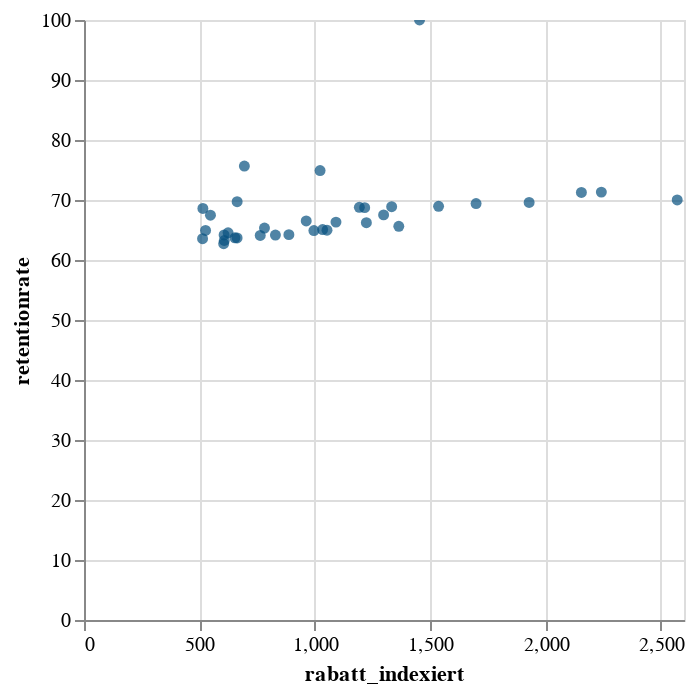

The code cell stored with this chart in its notebook:
### Markdown cell above
Die rechten Ausreißer stammen ausschließlich aus der Kohorte 202410. Die Kohorte beansprucht den meisten Rabatt. Damit ein möglicher Zusammenhang nicht nur durch die oberen Ausreißer erscheint, wird sich der Scatterplot nochmal nur für diese Kohorte und einmal für alle ohne diese Kohorte angeschaut.

### Code cell
data_201410 = data[data['kohorte'] == '201410']

alt.Chart(data_201410).mark_circle(color=color1).encode(
    x = alt.X(x_label),
    y = alt.Y(y_label),
    tooltip = ['kohorte', 'monat']
).interactive()

### Figure 1 — Vega-Lite specification as saved in the notebook (floating-point values rounded to 4 significant figures)
{"config": {"view": {"continuousWidth": 300, "continuousHeight": 300}}, "data": {"name": "data-cffa6c711abe747970ca5883f496d87b"}, "mark": {"type": "circle", "color": "#06507F"}, "encoding": {"tooltip": [{"field": "kohorte", "type": "nominal"}, {"field": "monat", "type": "nominal"}], "x": {"field": "rabatt_indexiert", "type": "quantitative"}, "y": {"field": "retentionrate", "type": "quantitative"}}, "params": [{"name": "param_595", "select": {"type": "interval", "encodings": ["x", "y"]}, "bind": "scales"}], "$schema": "https://vega.github.io/schema/vega-lite/v5.20.1.json", "datasets": {"data-cffa6c711abe747970ca5883f496d87b": [{"monate_seit_einfuehrung_programm_kohorte": "0", "monat": "201410", "monat_jahr": "2014", "monat_monat": "10", "monat_jahreszeit": "Herbst", "kohorte": "201410", "kohorte_jahr": "2014", "kohorte_monat": "10", "kohorte_jahreszeit": "Herbst", "erster_monat_kohorte_fg": true, "monate_seit_existenz_kohorte": "0", "kohortengroesse_indexiert": 375.1, "identifizierte_kunden_indexiert": 375.1, "rabatt_indexiert": 1454.0, "retentionrate": 100.0}, {"monate_seit_einfuehrung_programm_kohorte": "0", "monat": "201411", "monat_jahr": "2014", "monat_monat": "11", "monat_jahreszeit": "Herbst", "kohorte": "201410", "kohorte_jahr": "2014", "kohorte_monat": "10", "kohorte_jahreszeit": "Herbst", "erster_monat_kohorte_fg": false, "monate_seit_existenz_kohorte": "1", "kohortengroesse_indexiert": 375.1, "identifizierte_kunden_indexiert": 283.8, "rabatt_indexiert": 695.0, "retentionrate": 75.66}, {"monate_seit_einfuehrung_programm_kohorte": "0", "monat": "201412", "monat_jahr": "2014", "monat_monat": "12", "monat_jahreszeit": "Winter", "kohorte": "201410", "kohorte_jahr": "2014", "kohorte_monat": "10", "kohorte_jahreszeit": "Herbst", "erster_monat_kohorte_fg": false, "monate_seit_existenz_kohorte": "2", "kohortengroesse_indexiert": 375.1, "identifizierte_kunden_indexiert": 281.0, "rabatt_indexiert": 1023.0, "retentionrate": 74.91}, {"monate_seit_einfuehrung_programm_kohorte": "0", "monat": "201501", "monat_jahr": "2015", "monat_monat": "1", "monat_jahreszeit": "Winter", "kohorte": "201410", "kohorte_jahr": "2014", "kohorte_monat": "10", "kohorte_jahreszeit": "Herbst", "erster_monat_kohorte_fg": false, "monate_seit_existenz_kohorte": "3", "kohortengroesse_indexiert": 375.1, "identifizierte_kunden_indexiert": 261.5, "rabatt_indexiert": 663.6, "retentionrate": 69.72}, {"monate_seit_einfuehrung_programm_kohorte": "0", "monat": "201502", "monat_jahr": "2015", "monat_monat": "2", "monat_jahreszeit": "Winter", "kohorte": "201410", "kohorte_jahr": "2014", "kohorte_monat": "10", "kohorte_jahreszeit": "Herbst", "erster_monat_kohorte_fg": false, "monate_seit_existenz_kohorte": "4", "kohortengroesse_indexiert": 375.1, "identifizierte_kunden_indexiert": 257.3, "rabatt_indexiert": 515.1, "retentionrate": 68.59}, {"monate_seit_einfuehrung_programm_kohorte": "0", "monat": "201503", "monat_jahr": "2015", "monat_monat": "3", "monat_jahreszeit": "Frühling", "kohorte": "201410", "kohorte_jahr": "2014", "kohorte_monat": "10", "kohorte_jahreszeit": "Herbst", "erster_monat_kohorte_fg": false, "monate_seit_existenz_kohorte": "5", "kohortengroesse_indexiert": 375.1, "identifizierte_kunden_indexiert": 253.1, "rabatt_indexiert": 548.0, "retentionrate": 67.47}, {"monate_seit_einfuehrung_programm_kohorte": "0", "monat": "201504", "monat_jahr": "2015", "monat_monat": "4", "monat_jahreszeit": "Frühling", "kohorte": "201410", "kohorte_jahr": "2014", "kohorte_monat": "10", "kohorte_jahreszeit": "Herbst", "erster_monat_kohorte_fg": false, "monate_seit_existenz_kohorte": "6", "kohortengroesse_indexiert": 375.1, "identifizierte_kunden_indexiert": 238.4, "rabatt_indexiert": 513.8, "retentionrate": 63.54}, {"monate_seit_einfuehrung_programm_kohorte": "0", "monat": "201505", "monat_jahr": "2015", "monat_monat": "5", "monat_jahreszeit": "Frühling", "kohorte": "201410", "kohorte_jahr": "2014", "kohorte_monat": "10", "kohorte_jahreszeit": "Herbst", "erster_monat_kohorte_fg": false, "monate_seit_existenz_kohorte": "7", "kohortengroesse_indexiert": 375.1, "identifizierte_kunden_indexiert": 240.7, "rabatt_indexiert": 607.1, "retentionrate": 64.17}, {"monate_seit_einfuehrung_programm_kohorte": "0", "monat": "201506", "monat_jahr": "2015", "monat_monat": "6", "monat_jahreszeit": "Sommer", "kohorte": "201410", "kohorte_jahr": "2014", "kohorte_monat": "10", "kohorte_jahreszeit": "Herbst", "erster_monat_kohorte_fg": false, "monate_seit_existenz_kohorte": "8", "kohortengroesse_indexiert": 375.1, "identifizierte_kunden_indexiert": 240.7, "rabatt_indexiert": 829.5, "retentionrate": 64.16}, {"monate_seit_einfuehrung_programm_kohorte": "0", "monat": "201507", "monat_jahr": "2015", "monat_monat": "7", "monat_jahreszeit": "Sommer", "kohorte": "201410", "kohorte_jahr": "2014", "kohorte_monat": "10", "kohorte_jahreszeit": "Herbst", "erster_monat_kohorte_fg": false, "monate_seit_existenz_kohorte": "9", "kohortengroesse_indexiert": 375.1, "identifizierte_kunden_indexiert": 240.4, "rabatt_indexiert": 763.7, "retentionrate": 64.09}, {"monate_seit_einfuehrung_programm_kohorte": "0", "monat": "201508", "monat_jahr": "2015", "monat_monat": "8", "monat_jahreszeit": "Sommer", "kohorte": "201410", "kohorte_jahr": "2014", "kohorte_monat": "10", "kohorte_jahreszeit": "Herbst", "erster_monat_kohorte_fg": false, "monate_seit_existenz_kohorte": "10", "kohortengroesse_indexiert": 375.1, "identifizierte_kunden_indexiert": 237.3, "rabatt_indexiert": 607.9, "retentionrate": 63.25}, {"monate_seit_einfuehrung_programm_kohorte": "0", "monat": "201509", "monat_jahr": "2015", "monat_monat": "9", "monat_jahreszeit": "Herbst", "kohorte": "201410", "kohorte_jahr": "2014", "kohorte_monat": "10", "kohorte_jahreszeit": "Herbst", "erster_monat_kohorte_fg": false, "monate_seit_existenz_kohorte": "11", "kohortengroesse_indexiert": 375.1, "identifizierte_kunden_indexiert": 243.6, "rabatt_indexiert": 526.7, "retentionrate": 64.92}, {"monate_seit_einfuehrung_programm_kohorte": "0", "monat": "201510", "monat_jahr": "2015", "monat_monat": "10", "monat_jahreszeit": "Herbst", "kohorte": "201410", "kohorte_jahr": "2014", "kohorte_monat": "10", "kohorte_jahreszeit": "Herbst", "erster_monat_kohorte_fg": false, "monate_seit_existenz_kohorte": "12", "kohortengroesse_indexiert": 375.1, "identifizierte_kunden_indexiert": 242.1, "rabatt_indexiert": 624.5, "retentionrate": 64.54}, {"monate_seit_einfuehrung_programm_kohorte": "0", "monat": "201511", "monat_jahr": "2015", "monat_monat": "11", "monat_jahreszeit": "Herbst", "kohorte": "201410", "kohorte_jahr": "2014", "kohorte_monat": "10", "kohorte_jahreszeit": "Herbst", "erster_monat_kohorte_fg": false, "monate_seit_existenz_kohorte": "13", "kohortengroesse_indexiert": 375.1, "identifizierte_kunden_indexiert": 235.3, "rabatt_indexiert": 605.2, "retentionrate": 62.72}, {"monate_seit_einfuehrung_programm_kohorte": "0", "monat": "201512", "monat_jahr": "2015", "monat_monat": "12", "monat_jahreszeit": "Winter", "kohorte": "201410", "kohorte_jahr": "2014", "kohorte_monat": "10", "kohorte_jahreszeit": "Herbst", "erster_monat_kohorte_fg": false, "monate_seit_existenz_kohorte": "14", "kohortengroesse_indexiert": 375.1, "identifizierte_kunden_indexiert": 238.9, "rabatt_indexiert": 654.0, "retentionrate": 63.69}, {"monate_seit_einfuehrung_programm_kohorte": "0", "monat": "201601", "monat_jahr": "2016", "monat_monat": "1", "monat_jahreszeit": "Winter", "kohorte": "201410", "kohorte_jahr": "2014", "kohorte_monat": "10", "kohorte_jahreszeit": "Herbst", "erster_monat_kohorte_fg": false, "monate_seit_existenz_kohorte": "15", "kohortengroesse_indexiert": 375.1, "identifizierte_kunden_indexiert": 238.8, "rabatt_indexiert": 663.5, "retentionrate": 63.67}, {"monate_seit_einfuehrung_programm_kohorte": "0", "monat": "201602", "monat_jahr": "2016", "monat_monat": "2", "monat_jahreszeit": "Winter", "kohorte": "201410", "kohorte_jahr": "2014", "kohorte_monat": "10", "kohorte_jahreszeit": "Herbst", "erster_monat_kohorte_fg": false, "monate_seit_existenz_kohorte": "16", "kohortengroesse_indexiert": 375.1, "identifizierte_kunden_indexiert": 240.9, "rabatt_indexiert": 887.8, "retentionrate": 64.23}, {"monate_seit_einfuehrung_programm_kohorte": "0", "monat": "201603", "monat_jahr": "2016", "monat_monat": "3", "monat_jahreszeit": "Frühling", "kohorte": "201410", "kohorte_jahr": "2014", "kohorte_monat": "10", "kohorte_jahreszeit": "Herbst", "erster_monat_kohorte_fg": false, "monate_seit_existenz_kohorte": "17", "kohortengroesse_indexiert": 375.1, "identifizierte_kunden_indexiert": 245.0, "rabatt_indexiert": 782.1, "retentionrate": 65.32}, {"monate_seit_einfuehrung_programm_kohorte": "0", "monat": "201604", "monat_jahr": "2016", "monat_monat": "4", "monat_jahreszeit": "Frühling", "kohorte": "201410", "kohorte_jahr": "2014", "kohorte_monat": "10", "kohorte_jahreszeit": "Herbst", "erster_monat_kohorte_fg": false, "monate_seit_existenz_kohorte": "18", "kohortengroesse_indexiert": 375.1, "identifizierte_kunden_indexiert": 244.1, "rabatt_indexiert": 1034.0, "retentionrate": 65.07}, {"monate_seit_einfuehrung_programm_kohorte": "0", "monat": "201605", "monat_jahr": "2016", "monat_monat": "5", "monat_jahreszeit": "Frühling", "kohorte": "201410", "kohorte_jahr": "2014", "kohorte_monat": "10", "kohorte_jahreszeit": "Herbst", "erster_monat_kohorte_fg": false, "monate_seit_existenz_kohorte": "19", "kohortengroesse_indexiert": 375.1, "identifizierte_kunden_indexiert": 243.5, "rabatt_indexiert": 996.3, "retentionrate": 64.91}, {"monate_seit_einfuehrung_programm_kohorte": "0", "monat": "201606", "monat_jahr": "2016", "monat_monat": "6", "monat_jahreszeit": "Sommer", "kohorte": "201410", "kohorte_jahr": "2014", "kohorte_monat": "10", "kohorte_jahreszeit": "Herbst", "erster_monat_kohorte_fg": false, "monate_seit_existenz_kohorte": "20", "kohortengroesse_indexiert": 375.1, "identifizierte_kunden_indexiert": 248.4, "rabatt_indexiert": 1224.0, "retentionrate": 66.21}, {"monate_seit_einfuehrung_programm_kohorte": "0", "monat": "201607", "monat_jahr": "2016", "monat_monat": "7", "monat_jahreszeit": "Sommer", "kohorte": "201410", "kohorte_jahr": "2014", "kohorte_monat": "10", "kohorte_jahreszeit": "Herbst", "erster_monat_kohorte_fg": false, "monate_seit_existenz_kohorte": "21", "kohortengroesse_indexiert": 375.1, "identifizierte_kunden_indexiert": 248.8, "rabatt_indexiert": 1092.0, "retentionrate": 66.31}, {"monate_seit_einfuehrung_programm_kohorte": "0", "monat": "201608", "monat_jahr": "2016", "monat_monat": "8", "monat_jahreszeit": "Sommer", "kohorte": "201410", "kohorte_jahr": "2014", "kohorte_monat": "10", "kohorte_jahreszeit": "Herbst", "erster_monat_kohorte_fg": false, "monate_seit_existenz_kohorte": "22", "kohortengroesse_indexiert": 375.1, "identifizierte_kunden_indexiert": 243.7, "rabatt_indexiert": 1053.0, "retentionrate": 64.97}, {"monate_seit_einfuehrung_programm_kohorte": "0", "monat": "201609", "monat_jahr": "2016", "monat_monat": "9", "monat_jahreszeit": "Herbst", "kohorte": "201410", "kohorte_jahr": "2014", "kohorte_monat": "10", "kohorte_jahreszeit": "Herbst", "erster_monat_kohorte_fg": false, "monate_seit_existenz_kohorte": "23", "kohortengroesse_indexiert": 375.1, "identifizierte_kunden_indexiert": 246.2, "rabatt_indexiert": 1364.0, "retentionrate": 65.62}, {"monate_seit_einfuehrung_programm_kohorte": "0", "monat": "201610", "monat_jahr": "2016", "monat_monat": "10", "monat_jahreszeit": "Herbst", "kohorte": "201410", "kohorte_jahr": "2014", "kohorte_monat": "10", "kohorte_jahreszeit": "Herbst", "erster_monat_kohorte_fg": false, "monate_seit_existenz_kohorte": "24", "kohortengroesse_indexiert": 375.1, "identifizierte_kunden_indexiert": 258.6, "rabatt_indexiert": 1536.0, "retentionrate": 68.95}, {"monate_seit_einfuehrung_programm_kohorte": "0", "monat": "201611", "monat_jahr": "2016", "monat_monat": "11", "monat_jahreszeit": "Herbst", "kohorte": "201410", "kohorte_jahr": "2014", "kohorte_monat": "10", "kohorte_jahreszeit": "Herbst", "erster_monat_kohorte_fg": false, "monate_seit_existenz_kohorte": "25", "kohortengroesse_indexiert": 375.1, "identifizierte_kunden_indexiert": 262.6, "rabatt_indexiert": 2571.0, "retentionrate": 70.01}, {"monate_seit_einfuehrung_programm_kohorte": "0", "monat": "201612", "monat_jahr": "2016", "monat_monat": "12", "monat_jahreszeit": "Winter", "kohorte": "201410", "kohorte_jahr": "2014", "kohorte_monat": "10", "kohorte_jahreszeit": "Herbst", "erster_monat_kohorte_fg": false, "monate_seit_existenz_kohorte": "26", "kohortengroesse_indexiert": 375.1, "identifizierte_kunden_indexiert": 267.3, "rabatt_indexiert": 2155.0, "retentionrate": 71.26}, {"monate_seit_einfuehrung_programm_kohorte": "0", "monat": "201701", "monat_jahr": "2017", "monat_monat": "1", "monat_jahreszeit": "Winter", "kohorte": "201410", "kohorte_jahr": "2014", "kohorte_monat": "10", "kohorte_jahreszeit": "Herbst", "erster_monat_kohorte_fg": false, "monate_seit_existenz_kohorte": "27", "kohortengroesse_indexiert": 375.1, "identifizierte_kunden_indexiert": 258.0, "rabatt_indexiert": 1193.0, "retentionrate": 68.78}, {"monate_seit_einfuehrung_programm_kohorte": "0", "monat": "201702", "monat_jahr": "2017", "monat_monat": "2", "monat_jahreszeit": "Winter", "kohorte": "201410", "kohorte_jahr": "2014", "kohorte_monat": "10", "kohorte_jahreszeit": "Herbst", "erster_monat_kohorte_fg": false, "monate_seit_existenz_kohorte": "28", "kohortengroesse_indexiert": 375.1, "identifizierte_kunden_indexiert": 261.0, "rabatt_indexiert": 1929.0, "retentionrate": 69.58}, {"monate_seit_einfuehrung_programm_kohorte": "0", "monat": "201703", "monat_jahr": "2017", "monat_monat": "3", "monat_jahreszeit": "Frühling", "kohorte": "201410", "kohorte_jahr": "2014", "kohorte_monat": "10", "kohorte_jahreszeit": "Herbst", "erster_monat_kohorte_fg": false, "monate_seit_existenz_kohorte": "29", "kohortengroesse_indexiert": 375.1, "identifizierte_kunden_indexiert": 267.5, "rabatt_indexiert": 2242.0, "retentionrate": 71.31}, {"monate_seit_einfuehrung_programm_kohorte": "0", "monat": "201704", "monat_jahr": "2017", "monat_monat": "4", "monat_jahreszeit": "Frühling", "kohorte": "201410", "kohorte_jahr": "2014", "kohorte_monat": "10", "kohorte_jahreszeit": "Herbst", "erster_monat_kohorte_fg": false, "monate_seit_existenz_kohorte": "30", "kohortengroesse_indexiert": 375.1, "identifizierte_kunden_indexiert": 260.4, "rabatt_indexiert": 1699.0, "retentionrate": 69.41}, {"monate_seit_einfuehrung_programm_kohorte": "0", "monat": "201705", "monat_jahr": "2017", "monat_monat": "5", "monat_jahreszeit": "Frühling", "kohorte": "201410", "kohorte_jahr": "2014", "kohorte_monat": "10", "kohorte_jahreszeit": "Herbst", "erster_monat_kohorte_fg": false, "monate_seit_existenz_kohorte": "31", "kohortengroesse_indexiert": 375.1, "identifizierte_kunden_indexiert": 257.8, "rabatt_indexiert": 1216.0, "retentionrate": 68.73}, {"monate_seit_einfuehrung_programm_kohorte": "0", "monat": "201706", "monat_jahr": "2017", "monat_monat": "6", "monat_jahreszeit": "Sommer", "kohorte": "201410", "kohorte_jahr": "2014", "kohorte_monat": "10", "kohorte_jahreszeit": "Herbst", "erster_monat_kohorte_fg": false, "monate_seit_existenz_kohorte": "32", "kohortengroesse_indexiert": 375.1, "identifizierte_kunden_indexiert": 258.4, "rabatt_indexiert": 1333.0, "retentionrate": 68.88}, {"monate_seit_einfuehrung_programm_kohorte": "0", "monat": "201707", "monat_jahr": "2017", "monat_monat": "7", "monat_jahreszeit": "Sommer", "kohorte": "201410", "kohorte_jahr": "2014", "kohorte_monat": "10", "kohorte_jahreszeit": "Herbst", "erster_monat_kohorte_fg": false, "monate_seit_existenz_kohorte": "33", "kohortengroesse_indexiert": 375.1, "identifizierte_kunden_indexiert": 253.3, "rabatt_indexiert": 1298.0, "retentionrate": 67.52}, {"monate_seit_einfuehrung_programm_kohorte": "0", "monat": "201708", "monat_jahr": "2017", "monat_monat": "8", "monat_jahreszeit": "Sommer", "kohorte": "201410", "kohorte_jahr": "2014", "kohorte_monat": "10", "kohorte_jahreszeit": "Herbst", "erster_monat_kohorte_fg": false, "monate_seit_existenz_kohorte": "34", "kohortengroesse_indexiert": 375.1, "identifizierte_kunden_indexiert": 249.5, "rabatt_indexiert": 962.9, "retentionrate": 66.51}]}}
